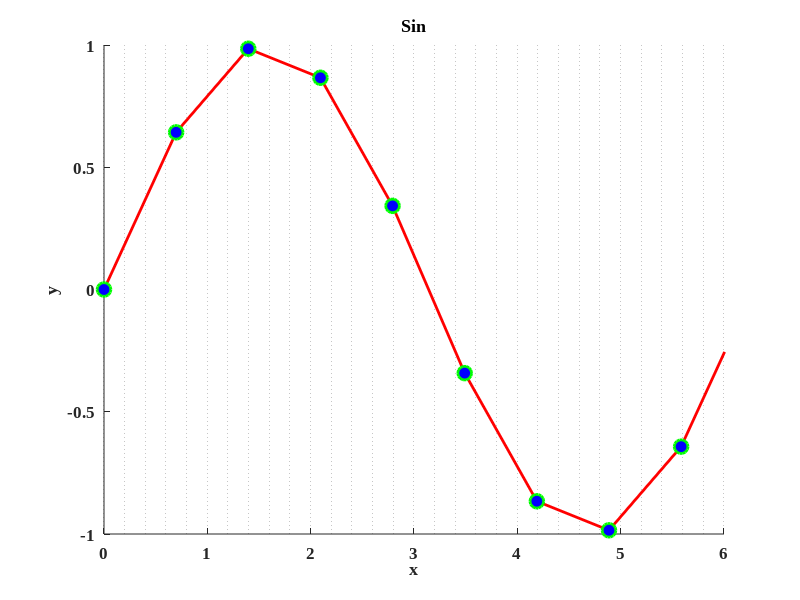

MATLAB code to generate this figure:
%% Init
close all;
clear;
clc

%% Parameters
x = linspace(0, 2 * pi, 10);
y = sin(x);

%% Figure
h_fig = figure;
set(h_fig, ...
    'Name', 'Name', ...
    'NumberTitle', 'off', ...
    'Units', 'normalized', ...
    'Position', [0.25, 0.25, 0.5, 0.5], ...
    'Color', 'White' ...
);

%% Axes
h_ax = axes(h_fig);
    

%% Plot
h_plot = line(h_ax, x, sin(x));
set(h_plot, ...
    'Color', [1, 0, 0], ...
    'LineStyle', '-', ...
    'LineWidth', 2, ...
    'Marker', 'o', ...
    'MarkerSize', 10, ...
    'MarkerEdgeColor', [0, 1, 0], ...
    'MarkerFaceColor', [0, 0, 1], ...
    'DisplayName', 'Sin' ...
);

%% Axes
set(h_ax, ...
    'Box', 'off', ...
    'Color', [0.9, 0.9, 0.9], ...
    'FontName', 'Times New Roman', ...
    'FontSize', 12, ...
    'FontWeight', 'bold', ...
    'Xlim', [0, 6], ...
    'XminorGrid', 'on' ....
);
title('Sin')
xlabel('x')
ylabel('y')

